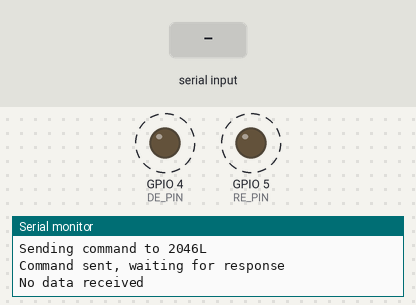
Recording of a sketch running on a simulated ESP32. Parts: output pins drawn as LEDs (lit = HIGH), the last lines printed to the serial monitor. Dashed ring = blinking. The inputs (shaded band) are chosen by the test bench.

Above: at 3.1 s.
3.2 s: "1" received over the second serial link
At 3.35 s:
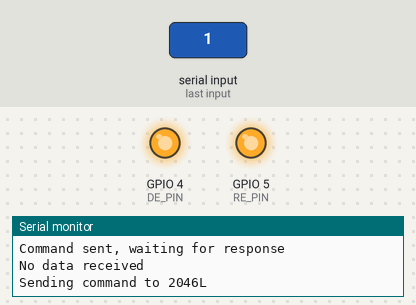
At 4.5 s:
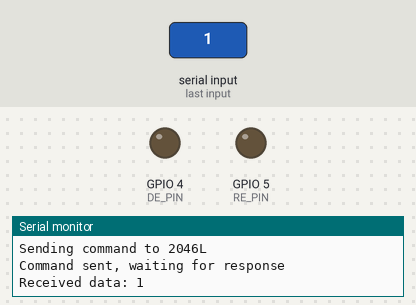
Timing chart, 0 to 13.5 s (numbered marks = the images above; inputs shaded):
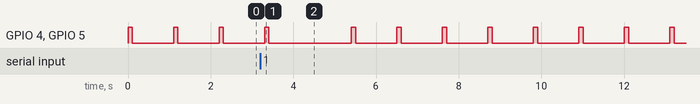

The sketch:

2046lsketch.ino
```cpp
#include <HardwareSerial.h>

#define DE_PIN 4 //Driver enable
#define RE_PIN 5 //Receiver enable
HardwareSerial MySerial(1);

void setup() {

  Serial.begin(115200);
  MySerial.begin(9600, SERIAL_8N1, 16, 17); // RX, TX

  // Set the DE and RE pin as output
  pinMode(DE_PIN, OUTPUT);
  pinMode(RE_PIN, OUTPUT);
  digitalWrite(DE_PIN, LOW);
  digitalWrite(RE_PIN, LOW); // Set to receive mode

  Serial.println("Setup complete");
}

void loop() {

  Serial.println("Sending command to 2046L");
  digitalWrite(DE_PIN, HIGH);
  digitalWrite(RE_PIN, HIGH); // Enable transmit mode
  MySerial.println("Command to 2046L");
  delay(100);
  digitalWrite(DE_PIN, LOW);
  digitalWrite(RE_PIN, LOW); // Enable receive mode
  Serial.println("Command sent, waiting for response");

  if (MySerial.available()) {
    String receivedData = MySerial.readString();
    Serial.println("Received data: " + receivedData);
  } else {
    Serial.println("No data received");
  }

  delay(1000);
}
```
